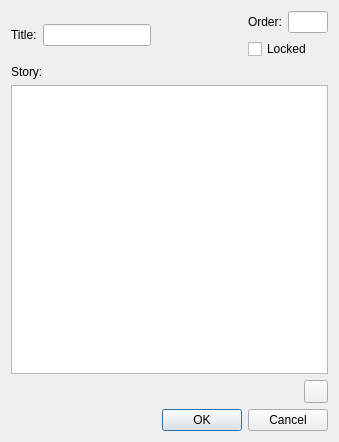
<?xml version="1.0" encoding="UTF-8"?>
<ui version="4.0">
 <class>PropStoryBubble</class>
 <widget class="QDialog" name="PropStoryBubble">
  <property name="geometry">
   <rect>
    <x>0</x>
    <y>0</y>
    <width>339</width>
    <height>442</height>
   </rect>
  </property>
  <property name="windowTitle">
   <string>Dialog</string>
  </property>
  <layout class="QVBoxLayout" name="verticalLayout_3">
   <item>
    <layout class="QHBoxLayout" name="horizontalLayout_4">
     <item>
      <layout class="QHBoxLayout" name="horizontalLayout">
       <item>
        <widget class="QLabel" name="label">
         <property name="text">
          <string>Title:</string>
         </property>
        </widget>
       </item>
       <item>
        <widget class="QLineEdit" name="txt_title"/>
       </item>
      </layout>
     </item>
     <item>
      <spacer name="horizontalSpacer_2">
       <property name="orientation">
        <enum>Qt::Horizontal</enum>
       </property>
       <property name="sizeHint" stdset="0">
        <size>
         <width>40</width>
         <height>20</height>
        </size>
       </property>
      </spacer>
     </item>
     <item>
      <layout class="QVBoxLayout" name="verticalLayout_2">
       <item>
        <layout class="QHBoxLayout" name="horizontalLayout_3">
         <item>
          <widget class="QLabel" name="label_3">
           <property name="text">
            <string>Order:</string>
           </property>
          </widget>
         </item>
         <item>
          <widget class="QLineEdit" name="txt_order">
           <property name="sizePolicy">
            <sizepolicy hsizetype="Maximum" vsizetype="Fixed">
             <horstretch>0</horstretch>
             <verstretch>0</verstretch>
            </sizepolicy>
           </property>
           <property name="maximumSize">
            <size>
             <width>40</width>
             <height>16777215</height>
            </size>
           </property>
          </widget>
         </item>
        </layout>
       </item>
       <item>
        <widget class="QCheckBox" name="cb_locked">
         <property name="text">
          <string>Locked</string>
         </property>
        </widget>
       </item>
      </layout>
     </item>
    </layout>
   </item>
   <item>
    <layout class="QVBoxLayout" name="verticalLayout">
     <item>
      <widget class="QLabel" name="label_2">
       <property name="text">
        <string>Story:</string>
       </property>
      </widget>
     </item>
     <item>
      <widget class="QTextEdit" name="txt_story"/>
     </item>
    </layout>
   </item>
   <item>
    <layout class="QHBoxLayout" name="horizontalLayout_2">
     <item>
      <spacer name="horizontalSpacer">
       <property name="orientation">
        <enum>Qt::Horizontal</enum>
       </property>
       <property name="sizeHint" stdset="0">
        <size>
         <width>288</width>
         <height>20</height>
        </size>
       </property>
      </spacer>
     </item>
     <item>
      <widget class="QToolButton" name="btn_color">
       <property name="acceptDrops">
        <bool>false</bool>
       </property>
       <property name="text">
        <string/>
       </property>
      </widget>
     </item>
    </layout>
   </item>
   <item>
    <widget class="QDialogButtonBox" name="buttonBox">
     <property name="orientation">
      <enum>Qt::Horizontal</enum>
     </property>
     <property name="standardButtons">
      <set>QDialogButtonBox::Cancel|QDialogButtonBox::Ok</set>
     </property>
    </widget>
   </item>
  </layout>
  <zorder>buttonBox</zorder>
  <zorder>txt_title</zorder>
  <zorder>label</zorder>
  <zorder>label_2</zorder>
  <zorder>txt_story</zorder>
  <zorder>toolButton</zorder>
  <zorder>horizontalSpacer</zorder>
  <zorder>txt_order</zorder>
  <zorder>label_3</zorder>
  <zorder>cb_locked</zorder>
  <zorder>txt_order</zorder>
  <zorder>label_3</zorder>
  <zorder>btn_color</zorder>
  <zorder>horizontalSpacer</zorder>
  <zorder></zorder>
 </widget>
 <resources/>
 <connections>
  <connection>
   <sender>buttonBox</sender>
   <signal>accepted()</signal>
   <receiver>PropStoryBubble</receiver>
   <slot>accept()</slot>
   <hints>
    <hint type="sourcelabel">
     <x>248</x>
     <y>254</y>
    </hint>
    <hint type="destinationlabel">
     <x>157</x>
     <y>274</y>
    </hint>
   </hints>
  </connection>
  <connection>
   <sender>buttonBox</sender>
   <signal>rejected()</signal>
   <receiver>PropStoryBubble</receiver>
   <slot>reject()</slot>
   <hints>
    <hint type="sourcelabel">
     <x>316</x>
     <y>260</y>
    </hint>
    <hint type="destinationlabel">
     <x>286</x>
     <y>274</y>
    </hint>
   </hints>
  </connection>
 </connections>
</ui>
